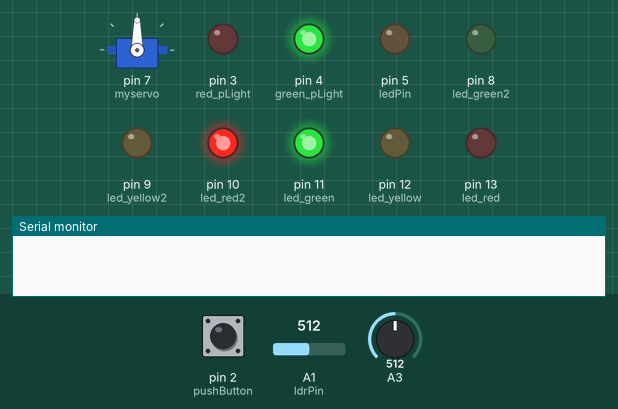
Recording of a sketch running on a simulated Arduino Uno, built with avr-gcc and run on an emulated ATmega328P. Shown: servo, output pins drawn as LEDs (lit = HIGH), the last lines printed to the serial monitor. Inputs (shaded band) come from the test bench; at power-on: A3 = 512, A1 (ldrPin) = 512, pin 2 (pushButton) LOW.

Above: at 1.2 s.
1.3 s: A3 set to 0
At 4.1 s:
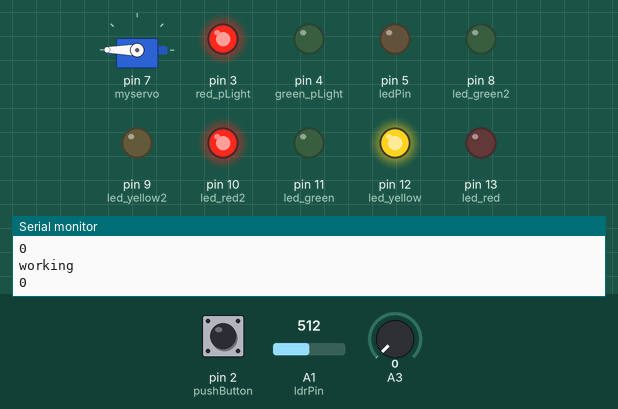
4.3 s: A1 (ldrPin) set to 32
7.3 s: A1 (ldrPin) set to 26
At 8.7 s:
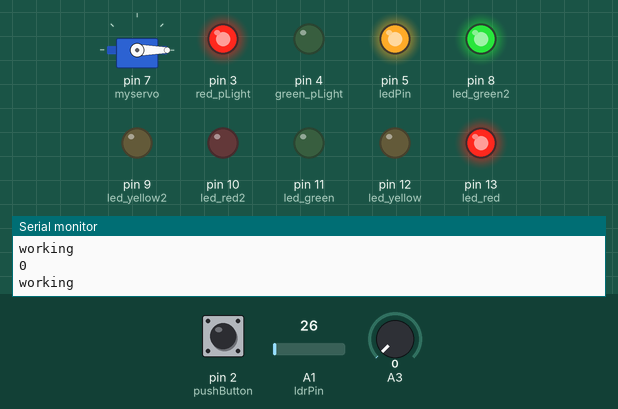
10.3 s: A1 (ldrPin) set to 122
At 10.8 s:
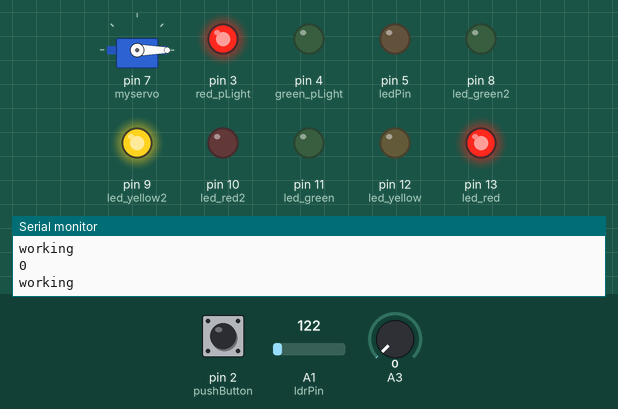
13.3 s: A1 (ldrPin) set to 20
At 15.0 s:
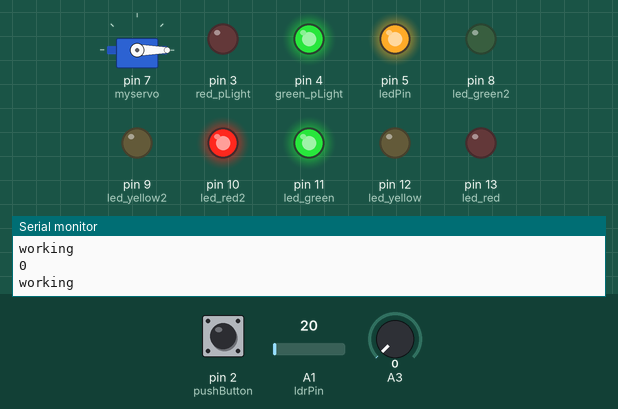
16.3 s: A1 (ldrPin) set to 40
At 18.3 s:
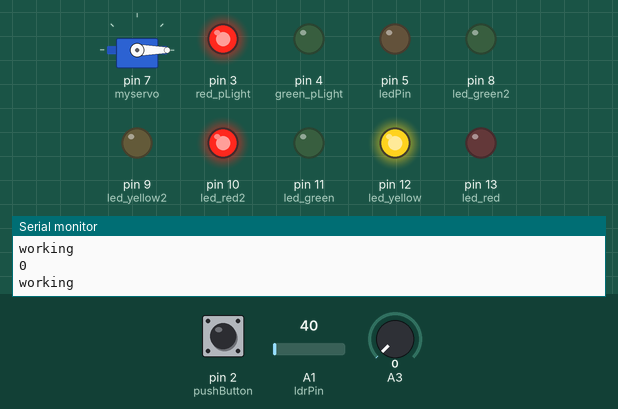
Timing chart, 0 to 19.5 s (numbered marks = the images above; inputs shaded):
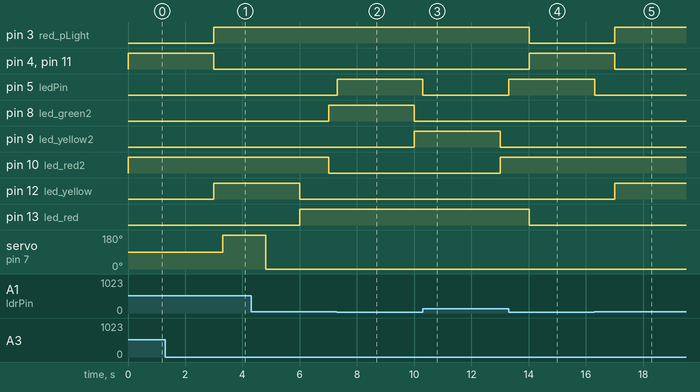

Measured:
- the behaviour switches between 30 and 29 on A1 (ldrPin) (found by bisection; images 1 and 2)
- after the input at 1.3 s, servo on pin 7 (myservo): 90° → 180° after 2.0 s
- after the input at 7.3 s, pin 5 (ledPin): LOW → HIGH at once
- after the input at 10.3 s, pin 5 (ledPin): HIGH → LOW at once
- after the input at 13.3 s, pin 5 (ledPin): LOW → HIGH at once
- after the input at 16.3 s, pin 5 (ledPin): HIGH → LOW at once

The sketch:

TrafficLightsSystem.ino
```cpp
/* Name: Shenelle Jayakody, Mona Afshar, Radha Kotra
Teacher: Mr. Wong
Date: May 19, 2022
Description: Traffic light and streetlight system*/

#include <Servo.h>
#define motor 7

Servo myservo;
int angle = 0;
int servoTime=0;

int led_red = 13; // the red LED on the left is connected to Pin 0 of the Arduino
int led_yellow = 12; // the yellow LED on the left is connected to Pin 1 of the Arduino
int led_green = 11; // the green LED on the left is connected to Pin 2 of the Arduino
int led_red2 = 10; // the red LED on the right is connected to Pin 10 of the Arduino
int led_yellow2 = 9; // the yellow LED on the right is connected to Pin 9 of the Arduino
int led_green2 = 8; // the green LED on the right is connected to Pin 8 of the Arduino

int ifRead;
int gateTime;
int timeBtwn;
int timeStart;
int gateCheck;

const int ledPin = 5;  // the streetlight is connected to Pin 4 of the Arduino
const int ldrPin = A1;  //the LDR is connected to A0 of the Arduino

long timeCounter; //milliseconds counter
long timePassed; //how many milliseconds have passed

int pushButton = 2;
int green_pLight = 4;
int red_pLight = 3;
int btwnIntervals = 0;
int buttonPressedTime;
int saveTimeInterval;

int buttonPressed;
int buttonState;
int cycle = 0;
int cycleTracker;

int saveButton;
int checkTime = 0;
int firstCycle;
int lastCycle;

int ti1;
int ti2;
int ti3;
int ti4;
int ti5;
int ti6;
int ti7;
int ti8;
int ti9;
int ti10;
int ti11;

void setup ()
{
  myservo.attach(7);

  Serial.begin(9600);

  //pinMode(motor, OUTPUT);
  pinMode(A0, INPUT);

    timeCounter = millis ();
    Serial.begin (9600);

    //streetlight
    pinMode (ledPin, OUTPUT);
    pinMode (ldrPin, INPUT);

    //traffic light left
    // set up all the LEDs as OUTPUT
    pinMode (led_red, OUTPUT);
    pinMode (led_yellow, OUTPUT);
    pinMode (led_green, OUTPUT);

    //traffic light right
    // set up all the LEDs as OUTPUT
    pinMode (led_red2, OUTPUT);
    pinMode (led_yellow2, OUTPUT);
    pinMode (led_green2, OUTPUT);

    pinMode (pushButton, INPUT);
    pinMode (red_pLight, OUTPUT);
    pinMode (green_pLight, OUTPUT);
}

void gate (){
  ifRead = analogRead(A3);

  if(ifRead ==0 && servoTime == 0){
    gateCheck += 1;
    if(gateCheck == 3)
    {
      servoTime = millis();
      gateTime = 1;
    }

    Serial.println("working");
    Serial.println(ifRead);

  }
  else if(servoTime == 0)
  {
    gateCheck = 0;

  }
  if(millis() > servoTime + 2000 && gateTime == 1){

      for (angle = 0; angle <= 180; angle += 1) { // goes from 0 degrees to 180 degrees
        myservo.write(angle); // tell servo to go to position in variable 'pos'
        if(angle == 180)
        {
          gateTime = 2;
        }
      }
    }
   else if(millis() > servoTime + 3500 && gateTime == 2)
   {

      for (angle = 180; angle >= 0; angle -= 1) { // goes from 0 degrees to 180 degrees
        myservo.write(angle);              // tell servo to go to position in variable 'pos'
        if(angle == 1)
        {
          gateTime = 3;
        }
      }
   }
   else if(gateTime == 3)
   {
      servoTime=0;
      gateTime = 0;
   }
}

void streetLight(){

    int ldrStatus = analogRead (ldrPin);
    if (ldrStatus < 30){
        digitalWrite (ledPin, HIGH);
    }
    else{
        digitalWrite (ledPin, LOW);
    }
}

void trafficLights(){
  timePassed = millis () - timeCounter;
  buttonState = digitalRead (pushButton);
    if (buttonState == 1)
    {
        firstCycle = cycle;
        buttonPressed = timePassed;
    }


    if (firstCycle != 0)
    {
        if (cycleTracker == 1 && cycle == 1)
        {
            ti1 = 4500;
        }
        else if (cycleTracker == 1 && cycle == 2)
        {
            firstCycle = 0;
            cycleTracker = 0;
        }
        else
        {
            ti1 = 3000;
        }

        if (firstCycle == 2)
        {
            ti3 = (ti1 + 3000 + buttonPressed) / 2;
        }
        else
        {
            ti3 = ti1 + 3000;
        }

        ti5 = ti3 + 1000;

        if (firstCycle == 4)
        {
            ti7 = ti5 + 3000;
        }
        else
        {
            ti7 = ti5 + 3000;
        }

        if (firstCycle == 5)
        {
            ti9 = (ti7 + 3000 + buttonPressed) / 2;
        }
        else
        {
            ti9 = ti7 + 3000;
        }

        ti11 = ti9 + 1000;
    }


    else
    {
        ti1 = 3000;
        ti3 = ti1 + 3000;
        ti5 = ti3 + 1000;
        ti7 = ti5 + 3000;
        ti9 = ti7 + 3000;
        ti11 = ti9 + 1000;
    }


    ti2 = ti1;
    ti4 = ti3;
    ti6 = ti5;
    ti8 = ti7;
    ti10 = ti9;


    if (timePassed > ti1)
    {
        digitalWrite (red_pLight, HIGH);
        digitalWrite (green_pLight, LOW);
    }


    if (timePassed < ti1)
    {
        //left
        // turn the green LED on and the other LEDs off
        digitalWrite (led_red, LOW);
        digitalWrite (led_yellow, LOW);
        digitalWrite (led_green, HIGH);
        //right
        // turn the red LED on and the other LEDs off
        digitalWrite (led_red2, HIGH);
        digitalWrite (led_yellow2, LOW);
        digitalWrite (led_green2, LOW);
        cycle = 1;
        digitalWrite (red_pLight, LOW);
        digitalWrite (green_pLight, HIGH);
    }


    if (timePassed > ti2 && timePassed < ti3)
    {
        //left
        // turn the yellow LED on and the other LEDs off
        digitalWrite (led_red, LOW);
        digitalWrite (led_yellow, HIGH);
        digitalWrite (led_green, LOW);
        //right
        // turn the red LED on and the other LEDs off
        digitalWrite (led_red2, HIGH);
        digitalWrite (led_yellow2, LOW);
        digitalWrite (led_green2, LOW);
        cycle = 2;
    }


    if (timePassed > ti4 && timePassed < ti5)
    {
        //left
        // turn the red LED on and the other LEDs off
        digitalWrite (led_red, HIGH);
        digitalWrite (led_yellow, LOW);
        digitalWrite (led_green, LOW);
        //right
        // turn the green LED on and the other LEDs off
        digitalWrite (led_red2, HIGH);
        digitalWrite (led_yellow2, LOW);
        digitalWrite (led_green2, LOW);
        cycle = 3;
    }


    if (timePassed > ti6 && timePassed < ti7)
    {
        //left
        // turn the red LED on and the other LEDs off
        digitalWrite (led_red, HIGH);
        digitalWrite (led_yellow, LOW);
        digitalWrite (led_green, LOW);
        //right
        // turn the green LED on and the other LEDs off
        digitalWrite (led_red2, LOW);
        digitalWrite (led_yellow2, LOW);
        digitalWrite (led_green2, HIGH);
        cycle = 4;
    }


    if (timePassed > ti8 && timePassed < ti9)
    {
        //left
        // turn the red LED on and the other LEDs off
        digitalWrite (led_red, HIGH);
        digitalWrite (led_yellow, LOW);
        digitalWrite (led_green, LOW);
        //right
        // turn the yellow LED on and the other LEDs off
        digitalWrite (led_red2, LOW);
        digitalWrite (led_yellow2, HIGH);
        digitalWrite (led_green2, LOW);
        cycle = 5;
    }


    if (timePassed > ti10 && timePassed < ti11)
    {
        //left
        // turn the red LED on and the other LEDs off
        digitalWrite (led_red, HIGH);
        digitalWrite (led_yellow, LOW);
        digitalWrite (led_green, LOW);
        //right
        // turn the green LED on and the other LEDs off
        digitalWrite (led_red2, HIGH);
        digitalWrite (led_yellow2, LOW);
        digitalWrite (led_green2, LOW);
        cycle = 6;
    }


    if (timePassed > ti11) //reset timer
    {
        timeCounter = millis ();
        if (firstCycle != 0)
        {
            cycleTracker = 1;
        }
    }
}

void loop ()
{
  gate();
  streetLight();
  trafficLights();

}
```
